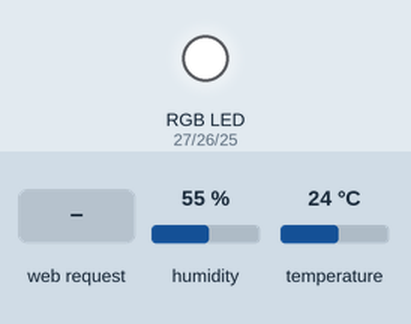
This program was run on a simulated ESP32. Parts: an RGB LED mixed from three pins (HIGH = lit). The test bench sets the inputs (shaded band); at power-on: humidity 55 %, temperature 24 °C. WiFi joins after 1.5 s; servers stay silent unless stated; what the program prints to the serial monitor is not drawn.

Above: at 3.2 s.
3.3 s: HTTP request GET /color received
At 4.5 s:
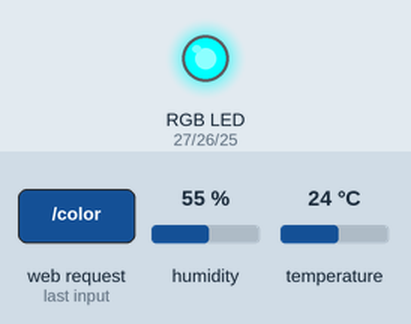
4.8 s: HTTP request GET /toggle received
At 6.0 s:
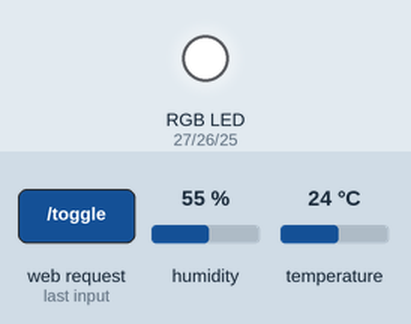
Timing chart, 0 to 7.8 s (numbered marks = the images above; inputs shaded):
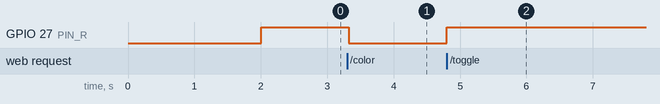

Measured:
- after the input at 3.3 s, GPIO 27 (PIN_R): HIGH → LOW at once
- after the input at 4.8 s, GPIO 27 (PIN_R): LOW → HIGH at once

The program:

main.cpp
```cpp
#include <WiFi.h>
#include "DHT.h"

// =================== Réglages Wi-Fi ===================
const char* ssid     = "LAPTOP-FHJBJ2FC 2173";
const char* password = "0r725[6N";

// --- DHT ---
#define DHTPIN   13
#define DHTTYPE  DHT11
DHT dht(DHTPIN, DHTTYPE);

// --- LED RGB ---
#define COMMON_ANODE 1      // 1 = anode commune
#define PIN_R 27            // Rouge
#define PIN_G 26            // Vert
#define PIN_B 25            // Bleu

// PWM LEDC
const int LEDC_FREQ = 5000;
const int LEDC_RES  = 8;
const int CH_R = 0, CH_G = 1, CH_B = 2;

// État LED
uint8_t curR=0, curG=0, curB=0;
bool ledOn = true;        // LED allumée ou éteinte
int colorValue = 0;       // valeur de la jauge 0–255

// Serveur Web
WiFiServer server(80);

// =================== Helpers LED ===================
inline uint8_t maybeInvert(uint8_t x){ return COMMON_ANODE ? (255 - x) : x; }

void setRGB(uint8_t r,uint8_t g,uint8_t b){
  curR=r; curG=g; curB=b;
  if (ledOn) {
    ledcWrite(CH_R, maybeInvert(r));
    ledcWrite(CH_G, maybeInvert(g));
    ledcWrite(CH_B, maybeInvert(b));
  } else {
    ledcWrite(CH_R, maybeInvert(0));
    ledcWrite(CH_G, maybeInvert(0));
    ledcWrite(CH_B, maybeInvert(0));
  }
}

void initRGB(){
  ledcSetup(CH_R, LEDC_FREQ, LEDC_RES);
  ledcSetup(CH_G, LEDC_FREQ, LEDC_RES);
  ledcSetup(CH_B, LEDC_FREQ, LEDC_RES);
  ledcAttachPin(PIN_R, CH_R);
  ledcAttachPin(PIN_G, CH_G);
  ledcAttachPin(PIN_B, CH_B);
  setRGB(0,0,0);
}

// conversion jauge → couleur RGB
void setColorFromValue(int val) {
  colorValue = val % 256;
  int region = colorValue / 85;
  int remainder = colorValue % 85;

  switch(region) {
    case 0: // rouge -> vert
      setRGB(255 - remainder*3, remainder*3, 0);
      break;
    case 1: // vert -> bleu
      setRGB(0, 255 - remainder*3, remainder*3);
      break;
    case 2: // bleu -> rouge
      setRGB(remainder*3, 0, 255 - remainder*3);
      break;
  }
}

// utilitaires HTTP
int getParamI(const String& src,const char* key,int deflt){
  String k=String(key)+"="; int i=src.indexOf(k); if(i<0) return deflt; i+=k.length();
  int j=src.indexOf('&',i); if(j<0) j=src.indexOf(' ',i); if(j<0) j=src.length();
  return constrain(src.substring(i,j).toInt(),0,255);
}
bool startsWithPath(const String& req,const char* path){ String p=String("GET ")+path; return req.startsWith(p); }

// =================== Wi-Fi ===================
void initWiFi() {
  WiFi.mode(WIFI_STA);
  WiFi.begin(ssid, password);
  Serial.println("Connecting to WiFi ..");
  while (WiFi.status() != WL_CONNECTED) {
    Serial.print('.');
    delay(1000);
  }
  Serial.println();
  Serial.println(WiFi.localIP());
  Serial.print("RSSI: ");
  Serial.println(WiFi.RSSI());
}

// =================== Pages Web ===================
void sendHtml(WiFiClient& client, float h, float t){
  client.println("HTTP/1.1 200 OK");
  client.println("Content-Type: text/html; charset=utf-8");
  client.println("Connection: close");
  client.println();
  client.println("<!doctype html><html><head><meta charset='utf-8'><title>ESP32</title></head><body>");
  client.println("<h1>ESP32 • DHT11 + LED RGB</h1>");

  if(isnan(h)||isnan(t)){
    client.println("<p><b>Erreur capteur DHT</b></p>");
  }else{
    client.print("<p>Humidité : "); client.print(h,1); client.println(" %</p>");
    client.print("<p>Température : "); client.print(t,1); client.println(" °C</p>");
  }

  client.print("<p>État LED : <b>");
  client.print(ledOn ? "allumée" : "éteinte");
  client.println("</b></p>");
  client.println("<p><a href='/toggle'>Allumer/Éteindre</a></p>");

  client.print("<p>Couleur actuelle : R="); client.print(curR);
  client.print(" G="); client.print(curG);
  client.print(" B="); client.print(curB);
  client.println("</p>");

  client.println("<h3>Changer la couleur avec la jauge</h3>");
  client.println("<form action='/color' method='get'>");
  client.println("<input type='range' name='val' min='0' max='255' value='");
  client.print(colorValue);
  client.println("' oninput='this.nextElementSibling.value=this.value'>");
  client.print("<output>"); client.print(colorValue); client.println("</output>");
  client.println("<br><input type='submit' value='Appliquer'>");
  client.println("</form>");

  client.println("</body></html>");
}

// =================== Programme principal ===================
void setup(){
  Serial.begin(115200);
  dht.begin();
  initWiFi();
  initRGB();
  server.begin();
  Serial.println("HTTP server started (port 80).");
}

void loop(){
  WiFiClient client = server.available();
  if(!client) return;
  unsigned long t0=millis();
  while(client.connected() && !client.available() && millis()-t0<2000){ delay(1); }
  if(!client.available()){ client.stop(); return; }

  String req=client.readStringUntil('\r');
  while(client.available()) client.read();

  float h=dht.readHumidity(), T=dht.readTemperature();

  if(startsWithPath(req,"/toggle")) {
    ledOn = !ledOn;
    setRGB(curR, curG, curB);
    sendHtml(client,h,T);
  }
  else if(startsWithPath(req,"/color")) {
    int val = getParamI(req,"val",colorValue);
    setColorFromValue(val);
    sendHtml(client,h,T);
  }
  else sendHtml(client,h,T);

  client.stop();;
}
```
